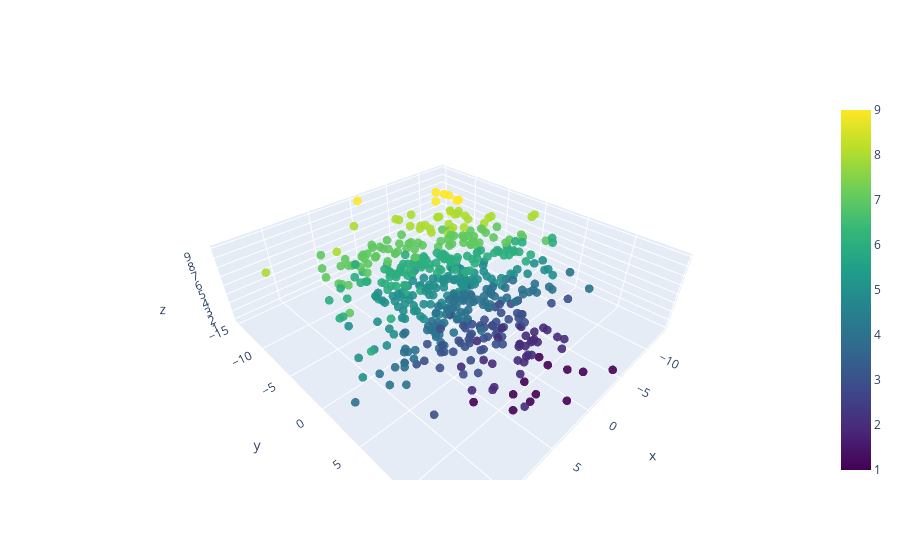

Notebook code cell kept with this figure:
### Markdown cell above
There is a clear color gradient with respect to first two principal components. Let's plot the ratings as a function of the first two principal components.

### Code cell
def plot_ratings(prod, clust_num, labels, user_history):
    curr_clust_labels = pd.Series(labels == clust_num, index=pd.Index(user_history['USER ID']))

    M = user_history.set_index('USER ID')[curr_clust_labels].to_numpy().T
    meen = np.mean(M,axis=1,keepdims=True)
    M = M-meen
    sd = np.std(M,axis=1,keepdims=True)
    M = M/sd

    U, S, VT = np.linalg.svd(M)

    curr_clust_users_hist = user_history.set_index(user_history['USER ID']).drop(columns=['USER ID'])[curr_clust_labels]

    curr_clust_raters = curr_clust_labels.loc[list(ratings_table.index)]

    prod_ratings=ratings_table[curr_clust_raters][prod].dropna()
    prod_raters_vects = curr_clust_users_hist.loc[prod_ratings.index].to_numpy().T
    prod_raters_vects = prod_raters_vects - meen
    prod_raters_vects = prod_raters_vects/sd

    projection = pgo.Figure(data=pgo.Scatter3d(x=(U.T@prod_raters_vects)[0], y=(U.T@prod_raters_vects)[1], z=prod_ratings, mode="markers", marker=dict(
        size=3,
        opacity=0.9,
        color=prod_ratings, #set color equal to a variable
        colorscale='Viridis', # one of plotly colorscales
        showscale=True
    )))
    projection.update_layout(xaxis=dict(showline=True))
    projection.show()
    return prod_raters_vects.T, prod_ratings
    
prod = 'alaska basil'
clust_num = 0
prod_raters_vects, prod_ratings = plot_ratings(prod, clust_num, labels, user_history)

### Figure 1 — Plotly figure (JSON) as saved in the notebook; plotly's stock layout.template omitted (floating-point values rounded to 4 significant figures; data arrays with more than 128 entries replaced by an {"elided": "..."} marker saying what was removed)
{"data": [{"marker": {"color": {"elided": "508 int values"}, "colorscale": [[0, "#440154"], [0.1111, "#482878"], [0.2222, "#3e4989"], [0.3333, "#31688e"], [0.4444, "#26828e"], [0.5556, "#1f9e89"], [0.6667, "#35b779"], [0.7778, "#6ece58"], [0.8889, "#b5de2b"], [1, "#fde725"]], "opacity": 0.9, "showscale": true, "size": 3}, "mode": "markers", "type": "scatter3d", "x": {"elided": "508 float values"}, "y": {"elided": "508 float values"}, "z": {"elided": "508 int values"}}], "layout": {"xaxis": {"showline": true}}}
